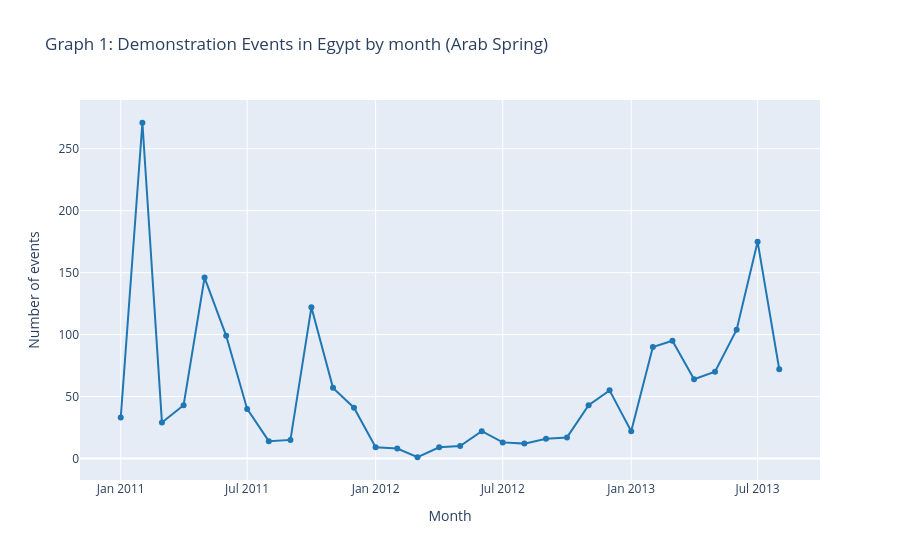

This figure's notebook cell:
### Markdown cell above
A time analysis.
*How did demonstration events frequency change over time?* 

Looking at the graph "Demonstration events in Egypt by month (Arab Spring)", it is possible to observe how the frequency of demonstrations and peaks in protests were driven by key political developments.

The Arab Spring was a massive wave of public unrest that the country had never experienced before, driven by widespread dissatisfaction with President Mubarak. By looking at the graph, it is clear how the first two months of mobilization (from January 25 to end of February 2011) represented the peak of mass mobilization. These protests led to Mubarak's resignation on February 11 of the same year. After this key political event, however, demonstrations did not cease, but rather experienced peaks during key moments. Examples visible in the graph are a new increase in October 2011, when people demonstrated in mass after the government announced new parliamentary elections to be held later in November. Citizens protested for fear that the old regime would return to power (between October 1 and November 1, 140 activities were registered). After presidential elections held in June 2012, Morsi, one of the major exponents of the Muslim Brotherhood, got elected president of Egypt. He promised the people he would head a government "for all Egyptians", however public disconent quickly grew against him when in November 2012 he issued a decree "granting himself far-reaching powers". This sparked new political unrest (as visible from the graph, from November 2012 onwards), culminating in a military coup on July 3 2013 where the army took power and Morsi was imprisoned (in that month, 201 activities were registered, the second highest activity peak in the whole Arab Spring movement).

### Code cell
# Interactive chart: month-by-month protest counts (ACLED_egypt2011)

def plot_protest_counts_by_month(df, title):
    protests_df = df[df["event_type"].astype(str).str.lower() == "protests"].copy()

    monthly_counts = (
        protests_df
        .assign(month=protests_df["event_date"].dt.to_period("M").astype(str))
        .groupby("month", as_index=False)
        .size()
        .rename(columns={"size": "protest_count"})
        .sort_values("month")
    )

    fig = px.line(
        monthly_counts,
        x="month",
        y="protest_count",
        title=title,
        markers=True,
    )
    fig.update_traces(
        line_color="#1f77b4",
        hovertemplate="Month: %{x}<br>Protests: %{y}<extra></extra>",
    )
    fig.update_layout(
        xaxis_title="Month",
        yaxis_title="Number of events",
    )
    fig.show()


# Ensure dataframe is loaded (load if missing)
if 'df_2011_clean' not in globals():
    df_2011_clean = pd.read_csv('../raw_data/ACLED_egypt2011.csv', encoding='latin1', on_bad_lines='skip', parse_dates=['event_date'])

plot_protest_counts_by_month(
    df_2011_clean,
    "Graph 1: Demonstration Events in Egypt by month (Arab Spring)",
)

### Figure 1 — Plotly figure (JSON) as saved in the notebook; plotly's stock layout.template omitted (floating-point values rounded to 4 significant figures)
{"data": [{"hovertemplate": "Month: %{x}<br>Protests: %{y}<extra></extra>", "legendgroup": "", "line": {"color": "#1f77b4", "dash": "solid"}, "marker": {"symbol": "circle"}, "mode": "lines+markers", "name": "", "orientation": "v", "showlegend": false, "type": "scatter", "x": ["2011-01", "2011-02", "2011-03", "2011-04", "2011-05", "2011-06", "2011-07", "2011-08", "2011-09", "2011-10", "2011-11", "2011-12", "2012-01", "2012-02", "2012-03", "2012-04", "2012-05", "2012-06", "2012-07", "2012-08", "2012-09", "2012-10", "2012-11", "2012-12", "2013-01", "2013-02", "2013-03", "2013-04", "2013-05", "2013-06", "2013-07", "2013-08"], "xaxis": "x", "y": [33, 271, 29, 43, 146, 99, 40, 14, 15, 122, 57, 41, 9, 8, 1, 9, 10, 22, 13, 12, 16, 17, 43, 55, 22, 90, 95, 64, 70, 104, 175, 72], "yaxis": "y"}], "layout": {"legend": {"tracegroupgap": 0}, "title": {"text": "Graph 1: Demonstration Events in Egypt by month (Arab Spring)"}, "xaxis": {"anchor": "y", "domain": [0, 1], "title": {"text": "Month"}}, "yaxis": {"anchor": "x", "domain": [0, 1], "title": {"text": "Number of events"}}}}
